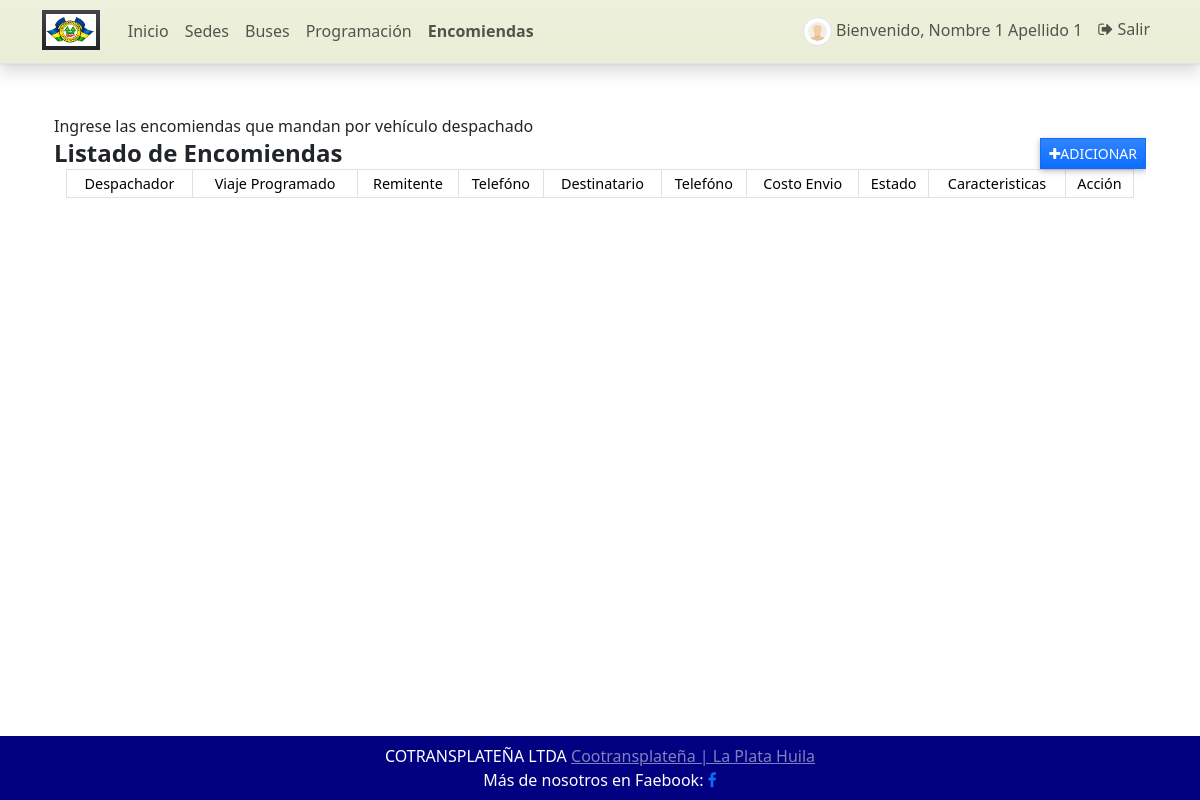
The app's page /encomienda (signed in), older data.
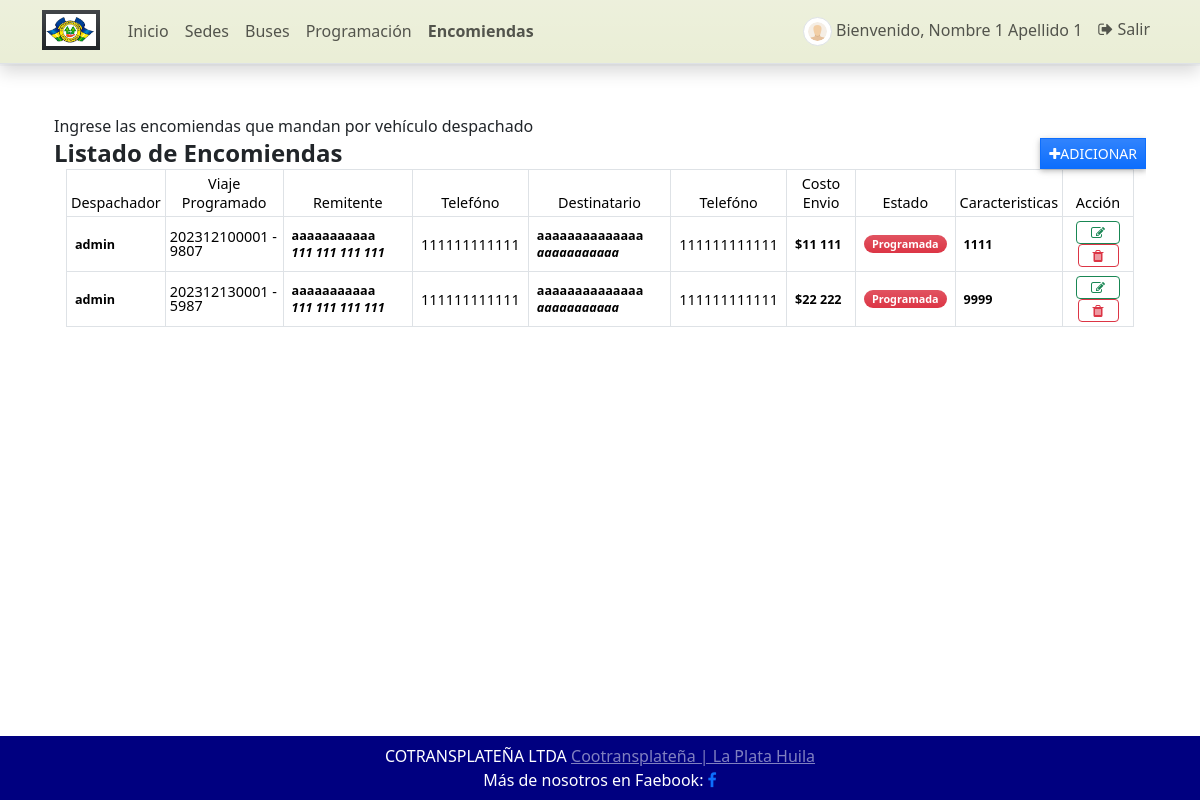
The same page, newer data.
### GestorApp/models.py (models this page shows, shortened)
class Encomienda(models.Model):
    programacion = models.ForeignKey(Programacion, on_delete=models.CASCADE)
    nombre_envio = models.CharField(max_length=100)
    cedula_envio = models.CharField(max_length=12)
    telefono_envio = models.CharField(max_length=12)
    nombre_recibido = models.CharField(max_length=100)
    cedula_recibido = models.CharField(max_length=12)
    telefono_recibido = models.CharField(max_length=12)
    codigo_encomienda = models.CharField(max_length=5)
    caracteristicas = models.PositiveIntegerField(default=0, validators=[MinValueValidator(1000), MaxValueValidator(100000)])
    estado = models.CharField(max_length=2, choices=(('1', 'Programada'), ('2', 'Entregada')), default=1)
    fecha_creado = models.DateTimeField(default=timezone.now)
    fecha_actualizado = models.DateTimeField(auto_now=True)

class Programacion(models.Model):
    codigo = models.CharField(max_length=100)
    bus = models.ForeignKey(Bus, on_delete=models.CASCADE)
    conductor = models.ForeignKey(Conductor, on_delete=models.CASCADE)
    origen = models.ForeignKey(Sede, on_delete=models.CASCADE, related_name='origen')
    destino = models.ForeignKey(Sede, on_delete=models.CASCADE, related_name='destino')
    programacion = models.DateTimeField()
    precio = models.IntegerField(default=0, validators=[MinValueValidator(5000), MaxValueValidator(75000)])
    estado = models.CharField(max_length=2, choices=(('0','Cancelado'),('1','Despachado')), default=1)
    fecha_creado = models.DateTimeField(default=timezone.now)
    fecha_actualizado = models.DateTimeField(auto_now=True)
    def __str__(self):
        return str(self.codigo + ' - ' + self.bus.numero_bus)
    class Meta:
        verbose_name_plural = 'Programación'

class Bus(models.Model):
    propietario = models.ForeignKey(Propietario, on_delete=models.CASCADE, blank=True, null=True)
    numero_bus = models.CharField(max_length=5)
    placa_bus = models.CharField(max_length=8)
    asientos = models.PositiveIntegerField(default=0, validators=[MinValueValidator(1), MaxValueValidator(50)])
    estado = models.CharField(max_length=2, choices=(('1', 'Activo'), ('2', 'Inactivo'), ), default=1)
    fecha_creado = models.DateTimeField(default=timezone.now)
    fecha_actualizado = models.DateTimeField(auto_now=True)
    class Meta:
        verbose_name_plural = 'Buses'

### GestorApp/views.py (the view)
# urls.py: path('encomienda', views.encomienda, name='encomienda-pagina'),
@login_required
def encomienda(request: HttpRequest):
    context['page_title'] = "Encomienda"
    encomiendas = Encomienda.objects.all()
    context['encomiendas'] = encomiendas
    return render(request, 'encomienda.html', context)

### GestorApp/templates/encomienda.html (shortened to what the changed rows need)
{% extends 'base.html' %}
{% load humanize %}
{% block Contenido %}
{% load customfilter %}
<div class="container-fluid table-striped">
    <div class="col-lg-12 col-md-12 col-sm-12 col-xs-14">
        <div class="card-header table-responsive">
            <div class="card-body">
                <div class="container-fluid table-responsive">
                    <table class="table table-bordered" id="encomienda-lista">
                        <thead>
                        <tr class="bg-gradient bg-secondary bg-opacity-50 text-light">
                            <th class="px-1 py-1 text-center">Despachador</th>
                            <th class="px-1 py-1 text-center">Viaje Programado</th>
                            <th class="px-1 py-1 text-center">Remitente</th>
                            <th class="px-1 py-1 text-center">Telefóno</th>
                            <th class="px-1 py-1 text-center">Destinatario</th>
                            <th class="px-1 py-1 text-center">Telefóno</th>
                            <th class="px-1 py-1 text-center">Costo Envio</th>
                            <th class="px-1 py-1 text-center">Estado</th>
                            <th class="px-1 py-1 text-center">Caracteristicas</th>
                            <th class="px-1 py-1 text-center">Acción</th>
                        </tr>
                        </thead>
                        <tbody>
                        {% for encomienda in encomiendas %}
                            <tr>
                                <td class="px-2 py-1 align-middle font-weight-bold small">{{ user.username }}</td>
                                <td class="px-1 py-1 align-middle"> <div class="lh-1"> {{ encomienda.programacion }} </div></td>
                                <td class="px-2 py-1 align-middle">
                                    <div class="font-weight-bold small"> {{ encomienda.nombre_envio }}
                                        <i class="success"> {{ encomienda.cedula_envio|intcomma }} </i> </div>
                                </td>
                                <td class="px-2 py-1 align-middle">{{ encomienda.telefono_envio }}</td>
                                <td class="px-2 py-1 align-middle">
                                    <div class="font-weight-bold small">   {{ encomienda.nombre_recibido }}
                                        <i class="success"> {{ encomienda.cedula_recibido|intcomma }} </i> </div>  </td>
                                <td class="px-2 py-1 align-middle">{{ encomienda.telefono_recibido }}</td>
                                <td class="px-2 py-1 align-middle font-weight-bold small"> ${{ encomienda.codigo_encomienda|intcomma }}</td>
                                <td class="px-2 py-1 align-middle text-center">
                                    {% if encomienda.estado == '1' %}
                                        <span class="badge bg-danger bg-gradient rounded-pill px-2">Programada</span> {% else %}
                                        <span class="badge bg-success bg-gradient rounded-pill px-2">Entregada</span> {% endif %}
                                </td>
                                <td class="px-2 py-1 align-middle font-weight-bold small"> {{ encomienda.caracteristicas }} </td>
                                <td class="px-2 py-1 align-middle text-center">
                                    <a class="btn btn-outline-success btn-sm edit-data" href="javascript:void(0)" data-id="{{ encomienda.pk }}" title="Editar">
                                        <i class="fa fa-edit"></i>
                                    </a>
                                    <button class="btn btn-outline-danger btn-sm delete-data" type="button" data-id="{{ encomienda.pk }}" title="Eliminar">
                                        <i class="fa fa-trash"></i>
                                    </button>
                                </td>
                            </tr>
                        {% endfor %}
                        </tbody>
                    </table>
                </div>
            </div>
        </div>
    </div>
</div>
{% endblock Contenido %}

### GestorApp/templates/barraNavegacion.html (shortened to what this page needs)
{% load static %}
<header>
    <nav class="navbar navbar-expand-lg navbar-cian bg-cian bg-gradient fixed-top shadow border-bottom navbar-custom">
        <div class="container">
            <a class="navbar-brand" target="_blank" href="{% url 'inicio' %}">
                <img src="{{ MEDIA_URL }}media/default/logo.png" height="16" alt="{{ MEDIA_URL }}" loading="lazy" class="bg-dark bg-gradient px-1 py-1" style="margin-top: -3px;" />
            </a>
            <div class="collapse navbar-collapse" id="navbar01">
                <ul class="navbar-nav me-auto mb-2 mb-lg-0" id="topNav">
                    <li class="nav-item">
                        <a class="nav-link" aria-current="page" href="{% url 'inicio' %}">Inicio</a>
                    </li>
                    {% if user.id %}
                    <li class="nav-item">
                        <a class="nav-link" aria-current="page" href="{% url 'sede-pagina' %}">Sedes</a>
                    </li>
                    <li class="nav-item">
                        <a class="nav-link" aria-current="page" href="{% url 'bus-pagina' %}">Buses</a>
                    </li>
                    <li class="nav-item">
                        <a class="nav-link" aria-current="page" href="{% url 'programacion-pagina' %}">Programación</a>
                    </li>
                      <li class="nav-item">
                        <a class="nav-link" aria-current="page" href="{% url 'encomienda-pagina' %}">Encomiendas</a>
                    </li>
                    {% endif %}
                </ul>
                <ul class="navbar-nav d-flex flex-row">
                    {% if user.id %} {% if user.profile.user_type == 1 %} {% endif %}
                    <li class="nav-item me-3 me-lg-0">
                        <a class="nav-link" href="{% url 'perfil' %}">
                            <span class="me-1"><img src="{{ MEDIA_URL }}media/default/default-avatar.png" alt="User Avatar" id="user-avatar" class="img-thumbnail rounded-circle"></span>Bienvenido, {{ user.first_name }} {{user.last_name}}
                        </a>
                    </li>
                    <li class="nav-item me-3 me-lg-0">
                        <a class="nav-link" href="{% url 'logout' %}"><i class="fa fa-sign-out">  </i> Salir</a>
                    </li>
                    {% else %}
                    <li class="nav-item me-3 me-lg-0">
                        <a class="nav-link" href="{% url 'login' %}"><i class="fa fa-user" aria-hidden="true"> </i> Logeo </a>
                    </li>
                    {% endif %}
                </ul>
            </div>
        </div>
    </nav>
    </header>

Row changes from the older to the newer data that the page shows:
added Encomienda: {{ user.username }} "admin", programacion "202312100001 - 9807", nombre_envio "aaaaaaaaaaa", cedula_envio "111 111 111 111", telefono_envio "111111111111", nombre_recibido "aaaaaaaaaaaaaa", cedula_recibido "aaaaaaaaaaa", telefono_recibido "111111111111", codigo_encomienda "11 111", estado "Programada", caracteristicas "1111"
added Encomienda: {{ user.username }} "admin", programacion "202312130001 - 5987", nombre_envio "aaaaaaaaaaa", cedula_envio "111 111 111 111", telefono_envio "111111111111", nombre_recibido "aaaaaaaaaaaaaa", cedula_recibido "aaaaaaaaaaa", telefono_recibido "111111111111", codigo_encomienda "22 222", estado "Programada", caracteristicas "9999"
